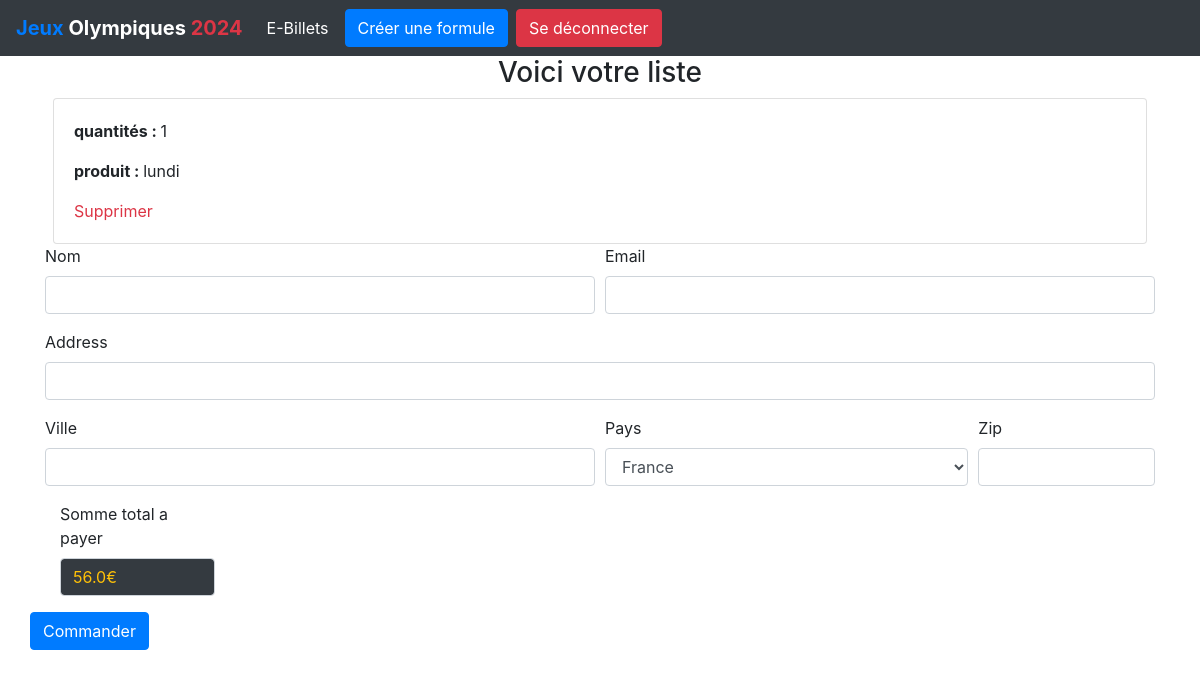
/billeterie/checkout (signed in), run on an earlier commit of the app's database.
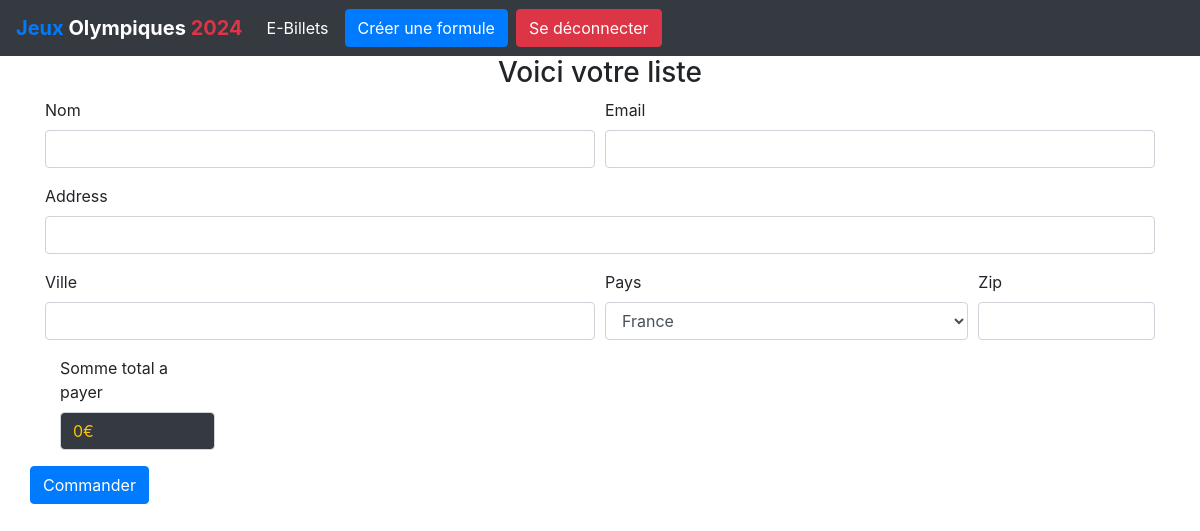
And on a later commit of the database.
### shop/models.py (models this page shows, shortened)
class Order(models.Model):
    user = models.ForeignKey(AUTH_USER_MODEL, on_delete=models.CASCADE)
    product = models.ForeignKey(Product, on_delete=models.CASCADE)
    quantity = models.IntegerField(default=1)
    ordered = models.BooleanField(default=False)
    key_generate_order = models.CharField(default="",max_length=200)

class Product(models.Model):
    title = models.CharField(max_length=200)
    price = models.FloatField()
    description = models.TextField(blank=True)
    image = models.CharField(max_length=5000, blank=True)
    date_added = models.DateTimeField(auto_now=True)
    quantity = models.IntegerField(default=0)
    class Meta:
        ordering = ['-date_added']

### shop/views.py (the view)
# urls.py: path('billeterie/checkout', checkout, name="checkout"),
def checkout(request):
    if request.method == "POST":
        pass
        return redirect('confirmation')
    order_user = Order.objects.filter(user=request.user)
    print(type(order_user))
    print(order_user)
    total_prix = 0
    for order in order_user:
        total_prix += order.quantity * order.product.price
    return render(request, 'shop/checkout.html', {"order_user":order_user, "total" : total_prix})

### shop/templates/shop/checkout.html (shortened to what this page needs)
{% extends "shop/base.html" %}
{% block content %}
<div class="row">
    <div class="col-md-12">
        <ul class="list-group" id="item-list">
            <h3 class="text-center ">Voici votre liste</h3>
            {% for order in order_user %}
            <div class="card mx-2">
                <div class="card-body">
                    <p><strong>quantités : </strong>{{ order.quantity }}</p>
                    <p>
                        <p><strong>produit : </strong>{{ order.product.title }}</p>
                    </p>
                    <a href="{% url "delete_cart_by_id" order.id %}" class="text-decoration-none text-danger">Supprimer</a>
                </div>
            </div>
        {% endfor %}
        </ul>
    </div>
</div>
<div class="row">
    <div class="col-md-12">
        <form method="POST">
            <div class="form-row">
              <div class="form-group col-md-6">
                <label for="inputEmail4">Nom</label>
                <input type="text" id="nom" name="nom" class="form-control" id="inputEmail4">
              </div>
              <div class="form-group col-md-6">
                <label for="inputPassword4">Email</label>
                <input type="email" id="email" name="email" class="form-control" id="inputPassword4">
              </div>
            </div>
            <div class="form-group">
              <label for="inputAddress">Address</label>
              <input type="text" id="address" name="address" class="form-control" id="inputAddress">
            </div>
            <div class="form-row">
              <div class="form-group col-md-6">
                <label for="inputCity">Ville</label>
                <input type="text" name="ville" id="ville" class="form-control" id="inputCity">
              </div>
              <div class="form-group col-md-4">
                <label for="inputState">Pays</label>
                <select id="pays" name="pays" class="form-control">
                  <option selected>France</option>
                </select>
              </div>
              <div class="form-group col-md-2">
                <label for="inputZip">Zip</label>
                <input name="zipcode" id="zipcode" type="text" class="form-control">
              </div>
            </div>
            <div class="form-group col-md-2">
              <label for="inputZip">Somme total a payer </label>
              <input name="total" id="total" type="readonly" class=" bg-dark text-warning form-control" value="{{ total }}€">
            </div>
          </div>
            <div class="form-group">
             {% if not user.is_authenticated %}
                <button type="submit" class="btn btn-primary">Commander</button>
             {% else %}
                <a href="{% url "account_user" %}" class="btn btn-primary">Commander</a>
             {% endif %}
    </div>
</div>
{% endblock %}

What changed in the data, as far as the page shows it:
removed Order: quantity "1", product "lundi"
Also different on the page:
form field total: "56.0€" → "0€"
